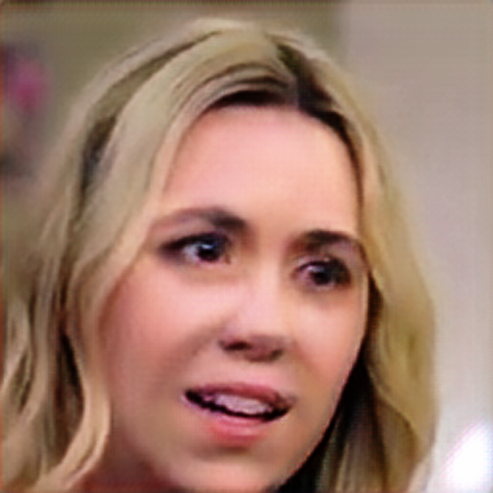
#> input picture amt-gan/datasets/save_200_orig/ref01/-OqSWAdUev4_0.png, 493 x 493 px
$ python compute_ssim.py --source ../../amt-gan/datasets/save_200_orig/ref01 --protected ../../amt-gan/datasets/save_200_orig/ref01
#> lines starting #> are read from the running program, lines starting #| are printed output that depends on the picture
"""Compute SSIM between source images and protected images."""
import argparse
from pathlib import Path

import cv2
import numpy as np
from skimage.metrics import structural_similarity as ssim
from tqdm import tqdm


def main():
    p = argparse.ArgumentParser()
    p.add_argument("--source", required=True, help="Folder of source images")
    p.add_argument("--protected", required=True, help="Folder of protected images")
    args = p.parse_args()

    src_dir = Path(args.source)
    prot_dir = Path(args.protected)

    src_files = {f.stem: f for f in src_dir.glob("*.png")}
    prot_files = {f.stem: f for f in prot_dir.glob("*.png")}

    common = sorted(set(src_files.keys()) & set(prot_files.keys()))
    print(f"Comparing {len(common)} pairs")

    scores = []
    for stem in tqdm(common, desc="SSIM"):
        src = cv2.imread(str(src_files[stem]))
#> src is the input picture: shape (493, 493, 3); mean B, G, R 107.7, 124, 160.9
        prot = cv2.imread(str(prot_files[stem]))

        # Resize protected to match source dimensions
        h, w = src.shape[:2]
#> h = 493; w = 493
        prot_resized = cv2.resize(prot, (w, h), interpolation=cv2.INTER_AREA)

        # Convert to grayscale for SSIM
        src_gray = cv2.cvtColor(src, cv2.COLOR_BGR2GRAY)
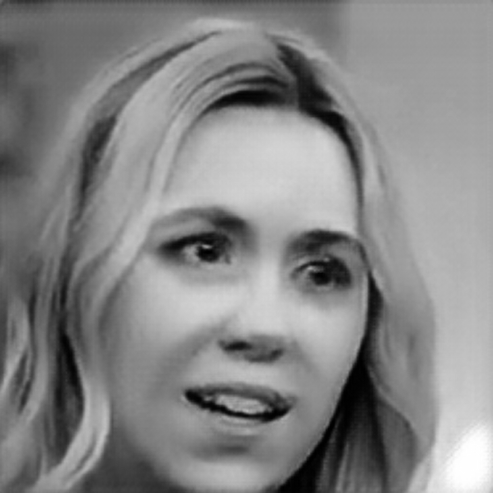
#> src_gray: shape (493, 493); min 0, max 255, mean 133.2
        prot_gray = cv2.cvtColor(prot_resized, cv2.COLOR_BGR2GRAY)

        score = ssim(src_gray, prot_gray, data_range=255)
#> score = 1
        scores.append(score)
#> pass 2 of the loop in main, `for stem in tqdm(common, desc="SSIM"):`:
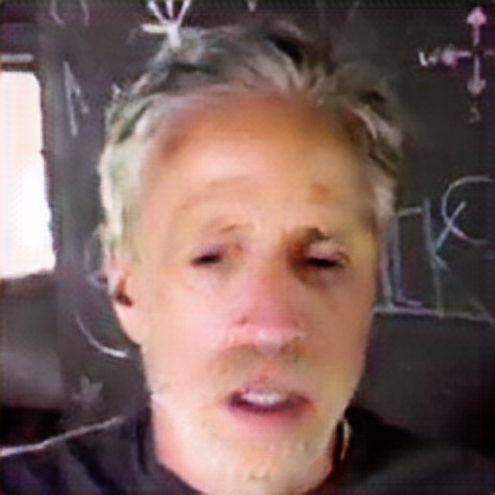
#> input picture amt-gan/datasets/save_200_orig/ref01/-qiupK2fPaY_0.png, 495 x 495 px
#> in main, src is the input picture: shape (495, 495, 3); mean B, G, R 93.5, 98.2, 123.3
#> in main, `src_gray = cv2.cvtColor(src, cv2.COLOR_BGR2GRAY)`:
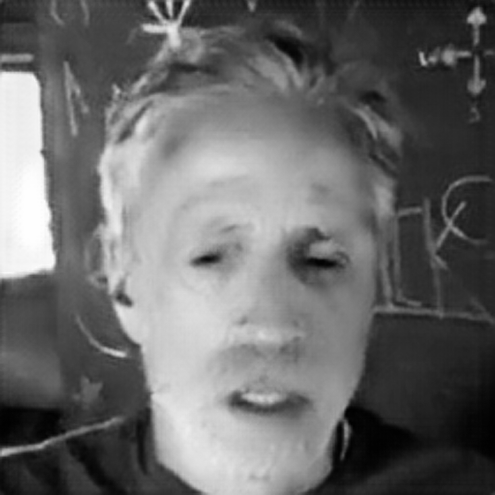
#> src_gray: shape (495, 495); min 0, max 254, mean 105.2

    print(f"\nMean SSIM: {np.mean(scores):.4f}")
#| Mean SSIM: 1.0000
    print(f"Std SSIM:  {np.std(scores):.4f}")
#| Std SSIM:  0.0000
    print(f"Min SSIM:  {np.min(scores):.4f}")
#| Min SSIM:  1.0000
    print(f"Max SSIM:  {np.max(scores):.4f}")
#| Max SSIM:  1.0000


if __name__ == "__main__":
    main()
